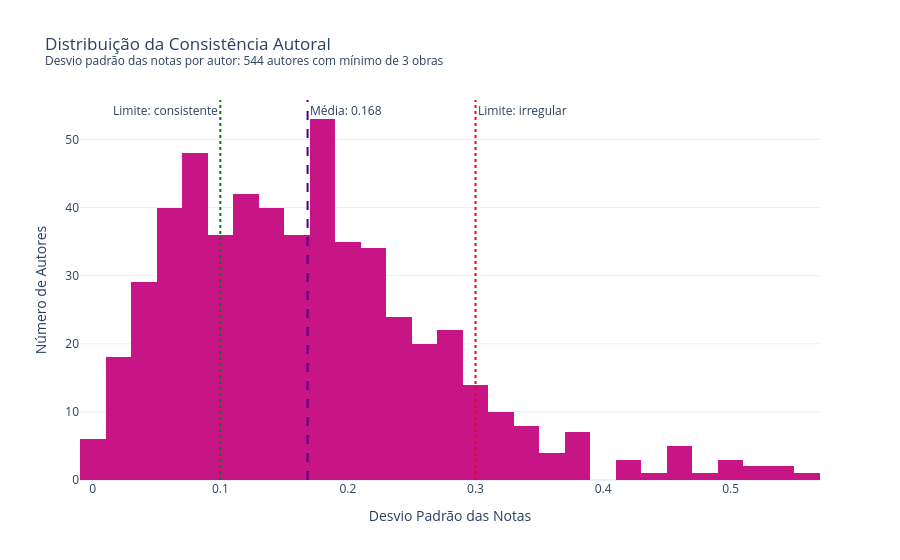

Write notebook code for a chart like this one.
### Markdown cell above
## 1. Como a Consistência se Distribui entre os Autores?

O primeiro passo é entender se a inconsistência é um fenômeno raro ou comum no catálogo. Classificamos os autores em três grupos — muito consistentes, moderados e irregulares — e visualizamos a distribuição completa do desvio padrão.

### Code cell
fig = px.histogram(
    stats,
    x='desvio_nota',
    nbins=40,
    title='Distribuição da Consistência Autoral<br><sup>Desvio padrão das notas por autor: 544 autores com mínimo de 3 obras</sup>',
    labels={'desvio_nota': 'Desvio Padrão das Notas', 'count': 'Número de Autores'},
    color_discrete_sequence=['#C71585'],
    template='plotly_white'
)

fig.add_vline(x=stats['desvio_nota'].mean(), line_dash='dash', line_color='#4B0082',
              annotation_text=f'Média: {stats["desvio_nota"].mean():.3f}',
              annotation_position='top right')

fig.add_vline(x=0.1, line_dash='dot', line_color='green',
              annotation_text='Limite: consistente', annotation_position='top left')

fig.add_vline(x=0.3, line_dash='dot', line_color='red',
              annotation_text='Limite: irregular', annotation_position='top right')

fig.update_layout(xaxis_title='Desvio Padrão das Notas', yaxis_title='Número de Autores')
fig.show()

### Figure 1 — Plotly figure (JSON) as saved in the notebook; plotly's stock layout.template omitted (floating-point values rounded to 4 significant figures; data arrays with more than 128 entries replaced by an {"elided": "..."} marker saying what was removed)
{"data": [{"bingroup": "x", "hovertemplate": "Desvio Padrão das Notas=%{x}<br>count=%{y}<extra></extra>", "legendgroup": "", "marker": {"color": "#C71585", "pattern": {"shape": ""}}, "name": "", "nbinsx": 40, "orientation": "v", "showlegend": false, "type": "histogram", "x": {"elided": "544 float values"}, "xaxis": "x", "yaxis": "y"}], "layout": {"annotations": [{"showarrow": false, "text": "Média: 0.168", "x": 0.1684, "xanchor": "left", "xref": "x", "y": 1, "yanchor": "top", "yref": "y domain"}, {"showarrow": false, "text": "Limite: consistente", "x": 0.1, "xanchor": "right", "xref": "x", "y": 1, "yanchor": "top", "yref": "y domain"}, {"showarrow": false, "text": "Limite: irregular", "x": 0.3, "xanchor": "left", "xref": "x", "y": 1, "yanchor": "top", "yref": "y domain"}], "barmode": "relative", "legend": {"tracegroupgap": 0}, "shapes": [{"line": {"color": "#4B0082", "dash": "dash"}, "type": "line", "x0": 0.1684, "x1": 0.1684, "xref": "x", "y0": 0, "y1": 1, "yref": "y domain"}, {"line": {"color": "green", "dash": "dot"}, "type": "line", "x0": 0.1, "x1": 0.1, "xref": "x", "y0": 0, "y1": 1, "yref": "y domain"}, {"line": {"color": "red", "dash": "dot"}, "type": "line", "x0": 0.3, "x1": 0.3, "xref": "x", "y0": 0, "y1": 1, "yref": "y domain"}], "title": {"text": "Distribuição da Consistência Autoral<br><sup>Desvio padrão das notas por autor: 544 autores com mínimo de 3 obras</sup>"}, "xaxis": {"anchor": "y", "domain": [0, 1], "title": {"text": "Desvio Padrão das Notas"}}, "yaxis": {"anchor": "x", "domain": [0, 1], "title": {"text": "Número de Autores"}}}}
